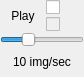
<ui version="4.0" >
 <class>udg::QCINEControllerBase</class>
 <widget class="QWidget" name="udg::QCINEControllerBase" >
  <property name="geometry" >
   <rect>
    <x>0</x>
    <y>0</y>
    <width>84</width>
    <height>77</height>
   </rect>
  </property>
  <property name="windowTitle" >
   <string>Form</string>
  </property>
  <layout class="QVBoxLayout" >
   <property name="margin" >
    <number>0</number>
   </property>
   <property name="spacing" >
    <number>0</number>
   </property>
   <item>
    <layout class="QHBoxLayout" >
     <property name="margin" >
      <number>0</number>
     </property>
     <property name="spacing" >
      <number>0</number>
     </property>
     <item>
      <widget class="QToolButton" name="m_playToolButton" >
       <property name="minimumSize" >
        <size>
         <width>46</width>
         <height>0</height>
        </size>
       </property>
       <property name="text" >
        <string>Play</string>
       </property>
       <property name="icon" >
        <iconset resource="../main/main.qrc" >:/images/play.png</iconset>
       </property>
       <property name="iconSize" >
        <size>
         <width>32</width>
         <height>32</height>
        </size>
       </property>
       <property name="toolButtonStyle" >
        <enum>Qt::ToolButtonIconOnly</enum>
       </property>
       <property name="autoRaise" >
        <bool>true</bool>
       </property>
      </widget>
     </item>
     <item>
      <layout class="QVBoxLayout" >
       <property name="margin" >
        <number>0</number>
       </property>
       <property name="spacing" >
        <number>2</number>
       </property>
       <item>
        <widget class="QCheckBox" name="m_loopCheckBox" >
         <property name="text" >
          <string/>
         </property>
         <property name="icon" >
          <iconset resource="../main/main.qrc" >:/images/repeat.png</iconset>
         </property>
        </widget>
       </item>
       <item>
        <widget class="QCheckBox" name="m_boomerangCheckBox" >
         <property name="enabled" >
          <bool>false</bool>
         </property>
         <property name="text" >
          <string/>
         </property>
         <property name="icon" >
          <iconset resource="../main/main.qrc" >:/images/boomerang.png</iconset>
         </property>
        </widget>
       </item>
      </layout>
     </item>
    </layout>
   </item>
   <item>
    <widget class="QSlider" name="m_velocityControl" >
     <property name="sizePolicy" >
      <sizepolicy>
       <hsizetype>1</hsizetype>
       <vsizetype>0</vsizetype>
       <horstretch>0</horstretch>
       <verstretch>0</verstretch>
      </sizepolicy>
     </property>
     <property name="minimum" >
      <number>1</number>
     </property>
     <property name="maximum" >
      <number>30</number>
     </property>
     <property name="pageStep" >
      <number>1</number>
     </property>
     <property name="value" >
      <number>10</number>
     </property>
     <property name="sliderPosition" >
      <number>10</number>
     </property>
     <property name="orientation" >
      <enum>Qt::Horizontal</enum>
     </property>
    </widget>
   </item>
   <item>
    <widget class="QLabel" name="m_velocityLabel" >
     <property name="sizePolicy" >
      <sizepolicy>
       <hsizetype>1</hsizetype>
       <vsizetype>5</vsizetype>
       <horstretch>0</horstretch>
       <verstretch>0</verstretch>
      </sizepolicy>
     </property>
     <property name="text" >
      <string>10 img/sec</string>
     </property>
     <property name="alignment" >
      <set>Qt::AlignCenter</set>
     </property>
    </widget>
   </item>
  </layout>
 </widget>
 <resources>
  <include location="../main/main.qrc" />
 </resources>
 <connections/>
</ui>
